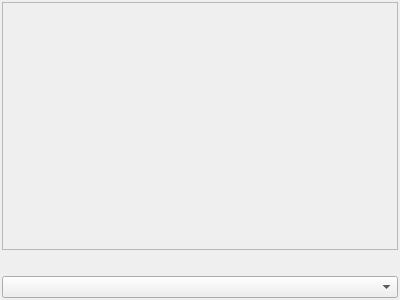
<?xml version="1.0" encoding="UTF-8"?>
<ui version="4.0">
 <class>CommandResultPage</class>
 <widget class="QWizardPage" name="CommandResultPage">
  <property name="geometry">
   <rect>
    <x>0</x>
    <y>0</y>
    <width>400</width>
    <height>300</height>
   </rect>
  </property>
  <property name="windowTitle">
   <string/>
  </property>
  <property name="title">
   <string>Command result</string>
  </property>
  <layout class="QVBoxLayout" name="verticalLayout">
   <property name="margin">
    <number>2</number>
   </property>
   <item>
    <widget class="QScrollArea" name="FormArea_">
     <property name="widgetResizable">
      <bool>true</bool>
     </property>
     <widget class="QWidget" name="scrollAreaWidgetContents">
      <property name="geometry">
       <rect>
        <x>0</x>
        <y>0</y>
        <width>392</width>
        <height>242</height>
       </rect>
      </property>
     </widget>
    </widget>
   </item>
   <item>
    <widget class="QLabel" name="NotesLabel_">
     <property name="text">
      <string/>
     </property>
     <property name="wordWrap">
      <bool>true</bool>
     </property>
    </widget>
   </item>
   <item>
    <widget class="QComboBox" name="Actions_"/>
   </item>
  </layout>
 </widget>
 <resources/>
 <connections/>
</ui>
